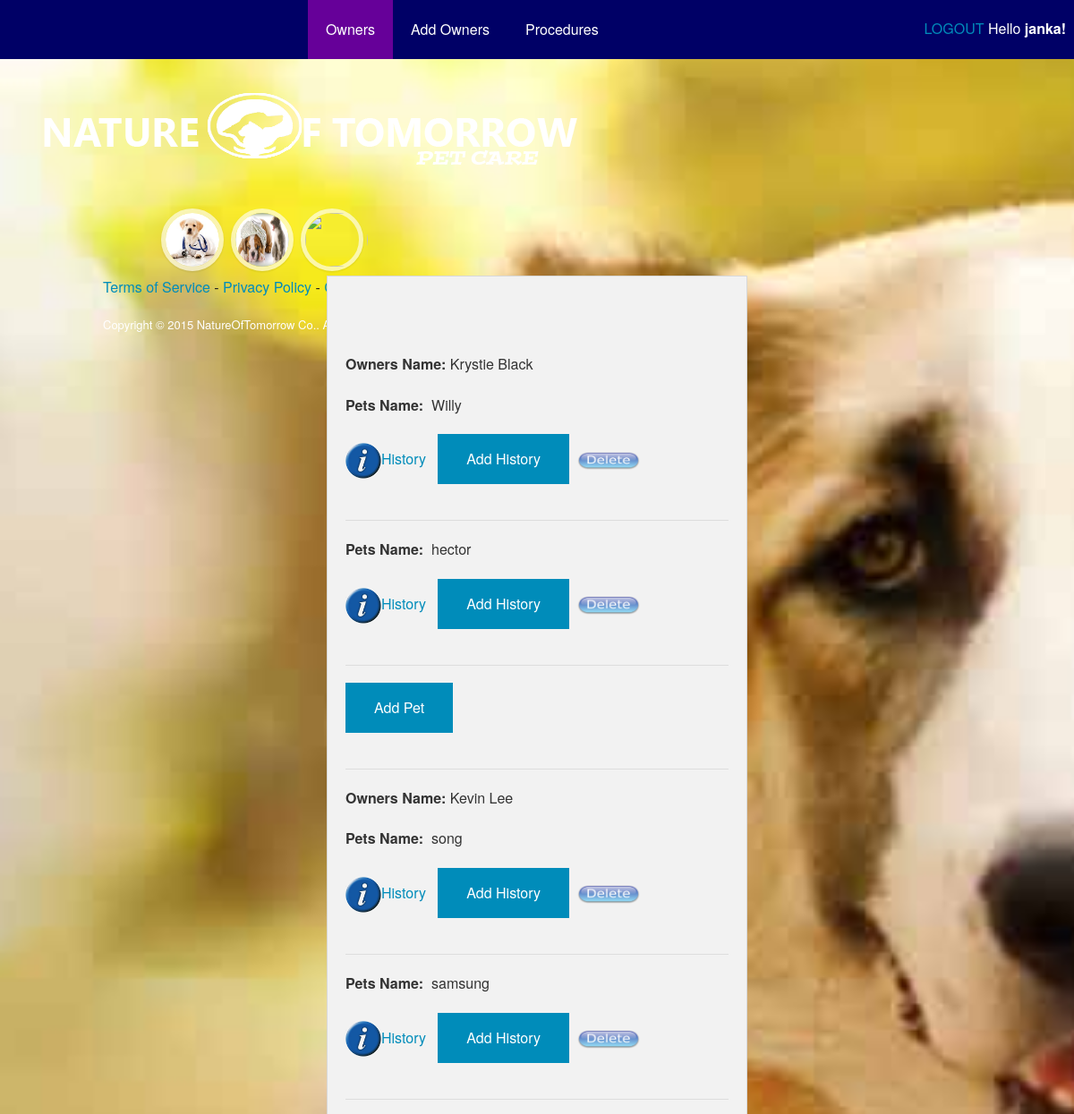
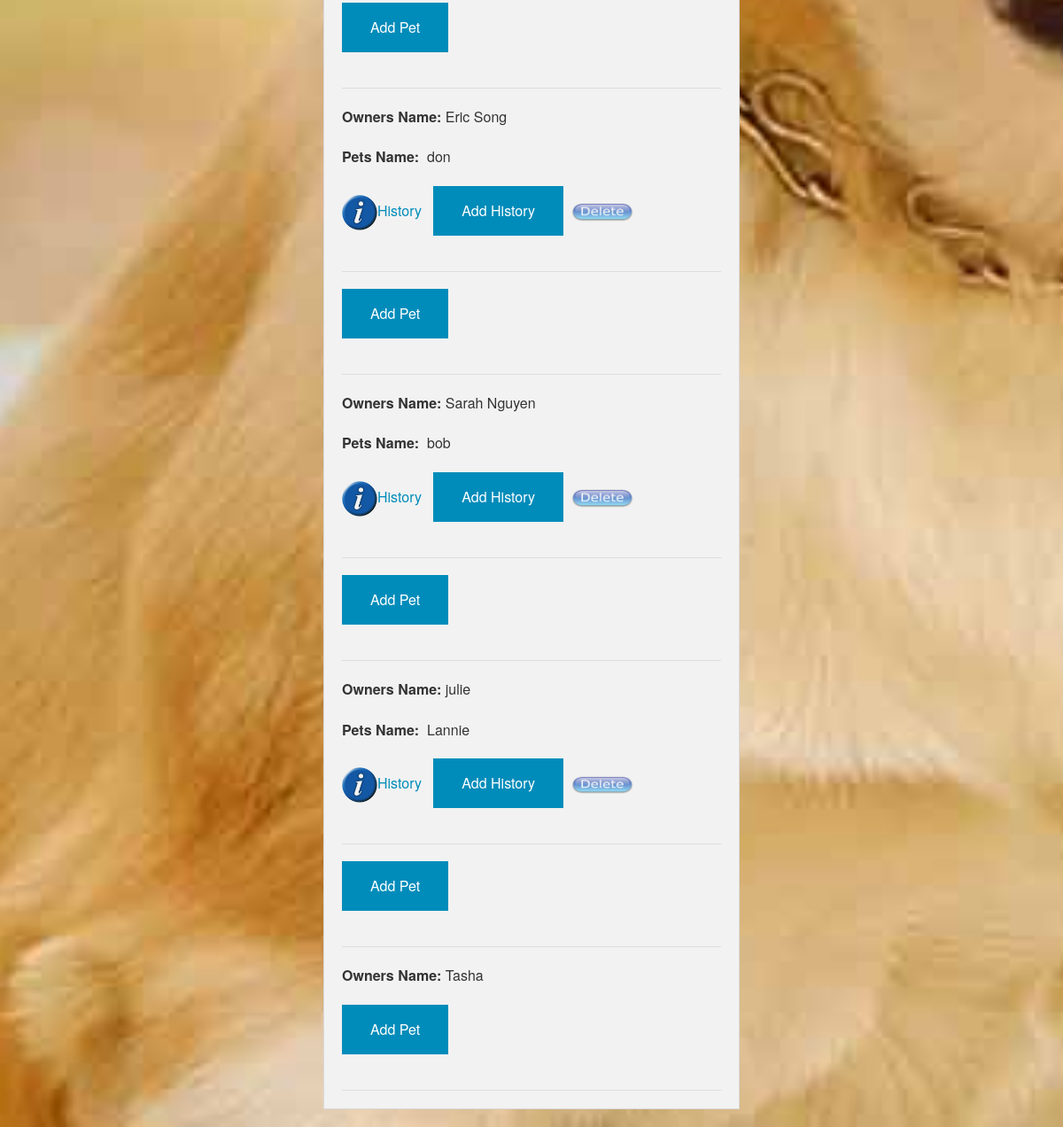
Page /index.php (signed in) on the committed database (2 pictures, top to bottom).
### tables this page shows
CREATE TABLE IF NOT EXISTS `owners` (
  `ownerId` int(11) NOT NULL AUTO_INCREMENT,
  `ownerName` varchar(50) NOT NULL,
  PRIMARY KEY (`ownerId`)
);

CREATE TABLE IF NOT EXISTS `pets` (
  `petId` int(11) NOT NULL AUTO_INCREMENT,
  `ownerId` int(11) NOT NULL,
  `petsname` varchar(50) NOT NULL,
  `petType` varchar(50) NOT NULL,
  `petage` int(11) NOT NULL,
  PRIMARY KEY (`petId`),
  KEY `pet_constraint` (`ownerId`)
);

### functions-help.php (the view, shortened to what this page needs)
<?php
function get_owners($con){
		$sql="SELECT * FROM owners";
		$result=mysqli_query($con,$sql) or die(mysqli_error($con));
		?>
		<div class="row">
		<div class="large-6 large-centered columns">
		<?php
	echo '<div style="position:relative; margin-top:80px;" class="panel" >';
		while($row=mysqli_fetch_assoc($result)){
			$ownerid=$row["ownerId"];
				echo  '<p><strong>Owners Name:</strong>&nbsp'.$row["ownerName"].'</p>';
			$sql2="SELECT * FROM pets where ownerId=$ownerid";
			$result2=mysqli_query($con,$sql2) or die(mysqli_error($con));
				while($row2=mysqli_fetch_assoc($result2)){
				$petid=$row2["petId"];
				echo  '<p><strong>Pets Name:</strong> &nbsp'.$row2["petsname"].'<br>';
				echo '<p><a href="petvisit.php?petId='.$petid.'"><img width="40" height="40" src="/natureoftomorrow/images/info.gif" alt="photo">History</a>';
				echo '&nbsp &nbsp<a href="addhistory.php?petId='.$petid.'"><button>Add History</button></a>';
		echo '&nbsp <a onclick="'."return confirm('Are you sure to Delete this History at this time?');"
		.'" href="delete-pet.php?petId='.$petid.'"><img width="70" height="70" src="/natureoftomorrow/images/deleteb.png" alt="photo"></a></p>';
			echo '<hr>';
			}
			echo '<a href="addpet.php?ownerId='.$ownerid.'"><button>Add Pet</button></a>';
			echo '<hr>';
		}
		?>
		</div>
		</div>
		</div>
		<?php
	}
?>
<?php
function get_nav_li(){
	$pagename=ucfirst(pathinfo($_SERVER['PHP_SELF'], PATHINFO_FILENAME));
	if(isset($_SESSION["username"])) {
		if($pagename=="addOwner"){
		echo  '<li><a href="index.php">History</a></li>';
			echo '<li class="active"><a href="owner.php">Add Owners</a></li>';
			echo '<li><a href="procedures.php">Procedures</a></li>';
		}
	else {
			if(isset($_GET["userposts"]))
		{
			echo  '<li><a href="index.php">Owners</a></li>';
			echo '<li><a href="owner.php">Add Owners</a></li>';
			echo '<li class="active"><a href="procedures.php">Procedures</a></li>';
		}
		else
		{
			echo  '<li class="active"><a href="index.php">Owners</a></li>';
			echo '<li><a href="owner.php">Add Owners</a></li>';
			echo '<li><a href="procedures.php">Procedures</a></li>';
		}
	}
	}
	 }
?>

### header.php (shortened to what this page needs)
<!doctype html>
<html class="no-js" lang="en">
  <head>
    <link rel="stylesheet" href="stylesheets/app.css" />
  </head>
  <body>
  <div class="welcome-top" style=" float:right; margin-top:20px;">
	<?php
	if(isset($_SESSION["username"])){
		echo '<div style="color: #fff;"><a class"logout" href="logout.php">LOGOUT</a> Hello <strong>'.$_SESSION["username"].'!&nbsp&nbsp</strong></div>';
	}
		else{
		echo '<div style="margin-top:-30px; margin-right:15px; color:#660099;">Hello <strong>Visitor!</strong>
		</div>'; }?>
		</div>
  <nav>
	<ul>
	<?php
	get_nav_li();
	?>
   </ul>
  </nav>
  <div class="logo"><a href="http://localhost/natureoftomorrow/login.php"><img src="http://localhost/natureoftomorrow/images/logo.png"></a></div>
  <div class="large-8 columns">
  <div class="welcome-row">
	   <div class="welcome-inner">
	   <div class="welcome-user">
	   <a href="http://localhost/natureoftomorrow/images/pet1.jpg"><img src="http://localhost/natureoftomorrow/images/pet1.jpg"></a>
	   </div>
	   <div class="welcome-user">
	   <a href="http://localhost/natureoftomorrow/images/pet2.png"><img src="http://localhost/natureoftomorrow/images/pet2.png"></a>
	   </div>
	   <div class="welcome-user">
	   <a href="http://localhost/nextK/index.php"><img src="http://localhost/natureoftomorrow/images/pet3.jpg"></a>
	   </div>
	   </div>
	   </div>
	   <div class="code">
	   <p style="text-indent:100px;"><a href="">Terms of Service</a> - <a href="Privacy-Policy.php">Privacy Policy</a> - <a href="">Contact</a> - <a href="">About</a></p>
	   </div>
	   <div class="copyright">
	   <p style="text-indent:100px; color:white; font-size:13px;">Copyright © 2015 NatureOfTomorrow Co.. All rights reserved. Powered by TKN Production</p>
	   </div>
	   </div>

### index.php
<?php
include "header.php";
if(isset($_SESSION["username"])){
		get_owners($con);
}
else{
	header('Location: http://localhost/natureoftomorrow/login.php');
}
include "footer.php"; ?>

### footer.php (shortened to what this page needs)
  </body>
</html>

### header.php (style rules this page uses)
body { background: url('images/petback.jpg') no-repeat center center fixed; -webkit-background-size: cover; -moz-background-size: cover; -o-background-size: cover; background-size: cover; }

### rows in the picture
owners: ownerName "Krystie Black"
pets: petsname "Willy"
pets: petsname "hector"
owners: ownerName "Kevin Lee"
pets: petsname "song"
pets: petsname "samsung"
owners: ownerName "Eric Song"
pets: petsname "don"
owners: ownerName "Sarah Nguyen"
pets: petsname "bob"
owners: ownerName "julie"
pets: petsname "Lannie"
owners: ownerName "Tasha"

### other values in the picture
$_SESSION["username"] "janka"
